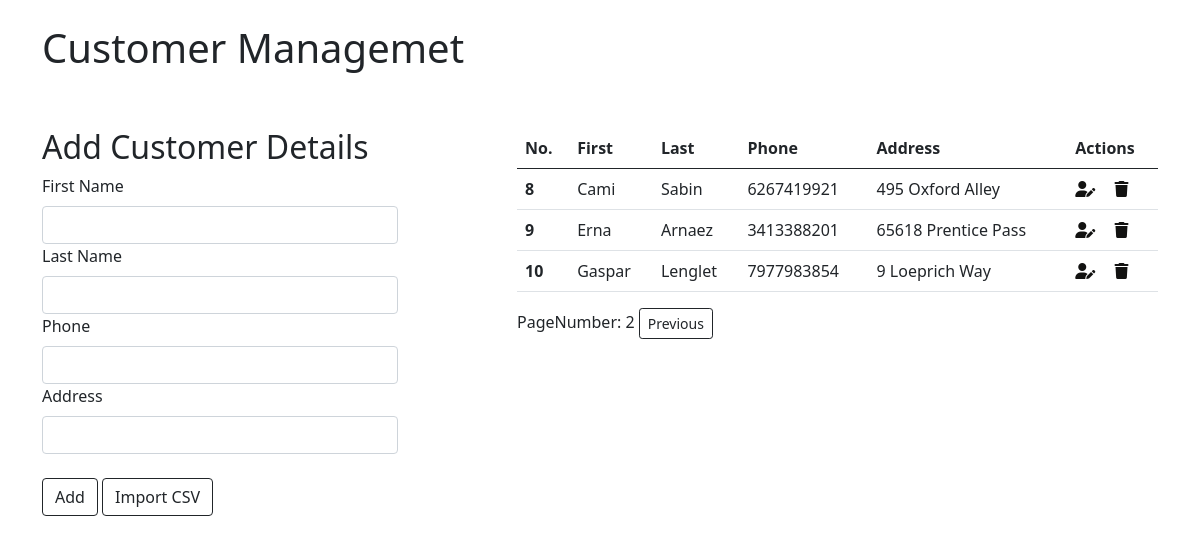
Page /?page=3 on the earlier database version.
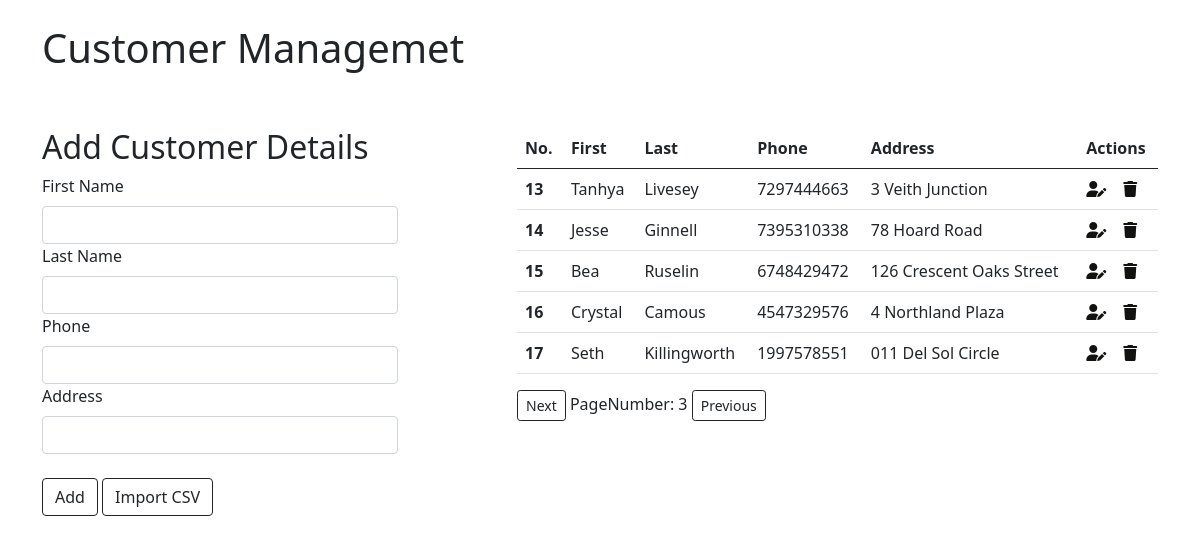
Same page on the later database version.
### app/models.py (models this page shows)
class Customer(models.Model):
    first = models.CharField(max_length=100)
    last = models.CharField(max_length=100)
    phone = models.IntegerField()
    address = models.TextField()

### app/views.py (the view, shortened to what this page needs)
# urls.py: 2. Add a URL to urlpatterns:  path('', views.home, name='home')
def home(request):
    customers_objs = Customer.objects.all().order_by('id')
    paginator = Paginator(customers_objs,5)
    page_number = request.GET.get('page')
    print(page_number)
    page_obj = paginator.get_page(page_number)
    print(page_obj)
    return render(request,'home.html',context={'page_obj':page_obj})

### templates/home.html (shortened to what this page needs)
{% extends 'index.html' %}
{% block content %}
<div class="row justify-content-between">
    <div class="col-lg-4 mt-5">
        <h2>Add Customer Details</h2>
        <form action="" method="post">
            <label for="InputFirst" class="form-label">First Name</label>
            <input type="text" class="form-control" id="InputFirst" required name="InputFirst">
            <label for="InputLast" class="form-label">Last Name</label>
            <input type="text" class="form-control" id="InputLast" required name="InputLast">
            <label for="InputPhone" class="form-label">Phone</label>
            <input type="number" min="10" class="form-control" id="InputPhone" required name="InputPhone">
            <label for="InputAddress" class="form-label">Address</label>
            <input type="text" class="form-control" id="InputAddress" required name="InputAddress">
            <input type="submit" value="Add" class="btn btn-outline-dark mt-4">
            <a href="{% url 'csv' %}" class="btn btn-outline-dark mt-4">Import CSV</a>
        </form>
    </div>
    <div class="col-lg-7 mt-5 table-responsive">
        <table class="table">
            <thead>
                <tr>
                    <th scope="col">No.</th>
                    <th scope="col">First</th>
                    <th scope="col">Last</th>
                    <th scope="col">Phone</th>
                    <th scope="col">Address</th>
                    <th scope="col">Actions</th>
                </tr>
            </thead>
            <tbody>
                {% for i in page_obj %}
                <tr>
                    <th scope="row">{{i.id}}</th>
                    <td>{{i.first}}</td>
                    <td>{{i.last}}</td>
                    <td>{{i.phone}}</td>
                    <td>{{i.address}}</td>
                    <td>
                        <a href="{% url 'update' i.id %}" style="color: #121211; margin-right: 20%;"><i
                                class="fa-sharp fa-solid fa-user-pen"></i></a>
                        <a href="{% url 'delete' i.id %}" style="color: #121211;"><i
                                class="fa-sharp fa-solid fa-trash"></i></a>
                    </td>
                </tr>
                {% endfor %}
            </tbody>
        </table>
        {% if page_obj.has_next %}
        <a href="?page={{page_obj.next_page_number}}" class="btn btn-sm btn-outline-dark">Next</a>
        {% endif %}
        <span>PageNumber: {{page_obj.number}}</span>
        {% if page_obj.has_previous %}
        <a href="?page={{page_obj.previous_page_number}}" class="btn btn-sm btn-outline-dark">Previous</a>
        {% endif %}
    </div>
</div>
{% endblock %}

### templates/index.html (shortened to what this page needs)
<!DOCTYPE html>
<html lang="en">
<head>
    <link href="https://cdn.jsdelivr.net/npm/bootstrap@5.0.2/dist/css/bootstrap.min.css" rel="stylesheet">
</head>
<body>
    <div class="container mt-4">
        <h1>Customer Managemet</h1>
        {% block content %}
        {% endblock %}
    </div>
</body>
</html>

Differences in the rows shown:
no longer on this page (row unchanged): Customer: id "8", first "Cami", last "Sabin", phone "6267419921", address "495 Oxford Alley"
no longer on this page (row unchanged): Customer: id "9", first "Erna", last "Arnaez", phone "3413388201", address "65618 Prentice Pass"
no longer on this page (row unchanged): Customer: id "10", first "Gaspar", last "Lenglet", phone "7977983854", address "9 Loeprich Way"
added Customer: id "13", first "Tanhya", last "Livesey", phone "7297444663", address "3 Veith Junction"
added Customer: id "14", first "Jesse", last "Ginnell", phone "7395310338", address "78 Hoard Road"
added Customer: id "15", first "Bea", last "Ruselin", phone "6748429472", address "126 Crescent Oaks Street"
added Customer: id "16", first "Crystal", last "Camous", phone "4547329576", address "4 Northland Plaza"
added Customer: id "17", first "Seth", last "Killingworth", phone "1997578551", address "011 Del Sol Circle"
Other differences:
{{ page_obj.number }}: "2" → "3"
text now shown: "Next"
